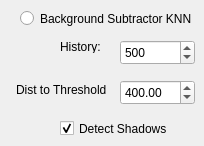
              <widget class="QWidget" name="PBKGKNN">
               <attribute name="label">
                <string>Background Subtractor KNN</string>
               </attribute>
               <widget class="QRadioButton" name="RBTKNN">
                <property name="geometry">
                 <rect>
                  <x>20</x>
                  <y>10</y>
                  <width>171</width>
                  <height>17</height>
                 </rect>
                </property>
                <property name="text">
                 <string>Background Subtractor KNN</string>
                </property>
               </widget>
               <widget class="QLabel" name="label_25">
                <property name="geometry">
                 <rect>
                  <x>60</x>
                  <y>40</y>
                  <width>47</width>
                  <height>13</height>
                 </rect>
                </property>
                <property name="text">
                 <string>History:</string>
                </property>
               </widget>
               <widget class="QLabel" name="label_26">
                <property name="geometry">
                 <rect>
                  <x>16</x>
                  <y>80</y>
                  <width>91</width>
                  <height>20</height>
                 </rect>
                </property>
                <property name="text">
                 <string>Dist to Threshold:</string>
                </property>
               </widget>
               <widget class="QCheckBox" name="checkBox">
                <property name="geometry">
                 <rect>
                  <x>60</x>
                  <y>120</y>
                  <width>111</width>
                  <height>17</height>
                 </rect>
                </property>
                <property name="text">
                 <string>Detect Shadows</string>
                </property>
                <property name="checked">
                 <bool>true</bool>
                </property>
               </widget>
               <widget class="QSpinBox" name="SBHistory">
                <property name="geometry">
                 <rect>
                  <x>120</x>
                  <y>40</y>
                  <width>75</width>
                  <height>25</height>
                 </rect>
                </property>
                <property name="maximum">
                 <number>1000</number>
                </property>
                <property name="value">
                 <number>500</number>
                </property>
               </widget>
               <widget class="QDoubleSpinBox" name="DSBThreshold_2">
                <property name="geometry">
                 <rect>
                  <x>120</x>
                  <y>80</y>
                  <width>75</width>
                  <height>25</height>
                 </rect>
                </property>
                <property name="maximum">
                 <double>1000.000000000000000</double>
                </property>
                <property name="value">
                 <double>400.000000000000000</double>
                </property>
               </widget>
              </widget>
